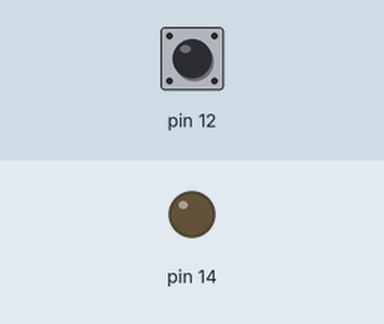
A sketch run on a simulated Arduino Uno, built with avr-gcc and run on an emulated ATmega328P. On the bench: output pins drawn as LEDs (lit = HIGH). The inputs (shaded band) are chosen by the test bench; at power-on: pin 12 HIGH.

Above: at 1.2 s.
1.3 s: pin 12 pulled LOW for 0.15 s
At 1.37 s:
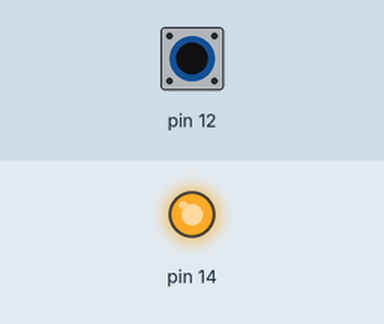
2.9 s: pin 12 pulled LOW for 3.2 s
At 7.5 s:
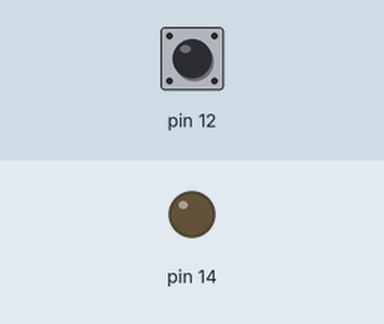
Timing chart, 0 to 9.0 s (numbered marks = the images above; inputs shaded):
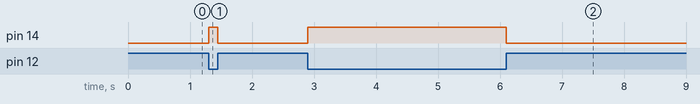

Measured:
- after the input at 1.3 s, pin 14: LOW → HIGH at once, → LOW 0.15 s later
- after the input at 2.9 s, pin 14: LOW → HIGH at once, → LOW 3.2 s later

The sketch:

magneticReedSwitchSketch.ino
```cpp
void setup() {
  // put your setup code here, to run once:
  Serial.begin(115200);
  pinMode(14, OUTPUT);
  pinMode(12, INPUT_PULLUP);
  digitalWrite(14, HIGH);
}

void loop() {
  // put your main code here, to run repeatedly:
  int connection=digitalRead(12);

  //digitalWrite(14, connection);
  if(connection<1){
    digitalWrite(14, 1);
  }else{
    digitalWrite(14, 0);
  }


}
```
